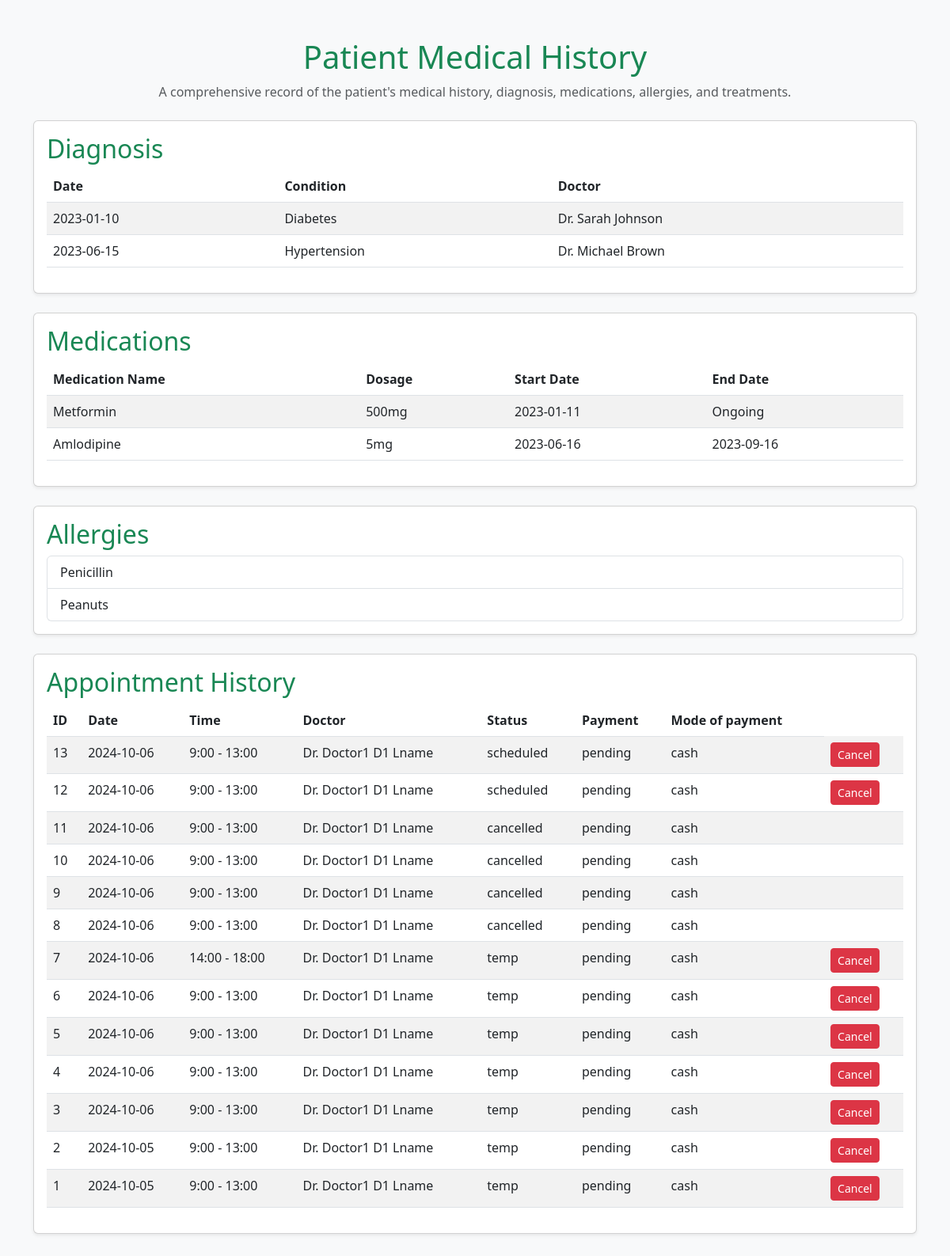
Screenshot of /patient_medical_history/ (signed in) with the database file from the repository.
### main_app/models.py (models this page shows, shortened)
class Appointment(models.Model):
    STATUS_CHOICES = [
        ('temp', 'Temporary'),
        ('scheduled', 'Scheduled'),
        ('completed', 'Completed'),
        ('cancelled', 'Cancelled'),
        ('no-show', 'No Show'),
    ]
    PAYMENT_CHOICES = [
        ('pending', 'Pending'),
        ('paid', 'Paid'),
        ('cancelled', 'Cancelled'),
        ('refunded', 'Refunded'),
    ]
    MODE_CHOICES = [
        ('cash', 'Cash'),
        ('card', 'Card'),
        ('netbanking', 'Net Banking'),
        ('upi', 'UPI'),
    ]
    patient = models.ForeignKey(CustomUser, on_delete=models.CASCADE, related_name='patient_appointments')
    doctor = models.ForeignKey(CustomUser, on_delete=models.CASCADE, related_name='doctor_appointments')
    department = models.CharField(max_length=100)
    appointment_date = models.CharField(max_length=20)
    appointment_time = models.CharField(max_length=20)
    status = models.CharField(max_length=20, choices=STATUS_CHOICES, default='temp')
    payment_status = models.CharField(max_length=20, choices=PAYMENT_CHOICES, default='pending')
    mode_of_payment = models.CharField(max_length=50, choices=MODE_CHOICES, default='cash')

### auth_app/models.py (models this page shows, shortened)
class CustomUser(AbstractUser):
    ROLE_CHOICES = [
        ('admin', 'Admin'),
        ('doctor', 'Doctor'),
        ('patient', 'Patient'),
    ]
    GENDER_CHOICES = [
        (1, 'Male'),
        (2, 'Female'),
        (3, 'Other'),
    ]
    blood_group = models.CharField(max_length=3, choices=[
        ('A+', 'A+'),
        ('A-', 'A-'),
        ('B+', 'B+'),
        ('B-', 'B-'),
        ('AB+', 'AB+'),
        ('AB-', 'AB-'),
        ('O+', 'O+'),
        ('O-', 'O-'),
    ], null=True, blank=True)
    first_name = models.CharField(max_length=30)
    last_name = models.CharField(max_length=30)
    role = models.CharField(max_length=10, choices=ROLE_CHOICES)
    email = models.EmailField(unique=True)
    username = models.CharField(max_length=150, blank=True, null=True)
    gender = models.IntegerField(choices=GENDER_CHOICES, null=True, blank=True)
    age = models.IntegerField(null=True, blank=True)
    account_type = models.CharField(max_length=30)
    phone_number = models.CharField(max_length=15, null=True, blank=True)
    USERNAME_FIELD = 'email'
    REQUIRED_FIELDS = ['first_name', 'last_name']
    objects = CustomUserManager()

### main_app/views.py (the view)
# urls.py: path('patient_medical_history/', PatientMedicalHistoryView.as_view(), name='patient_medical_history'),
class PatientMedicalHistoryView(LoginRequiredMixin, View):
    def get(self, request, *args, **kwargs):
        appointments = Appointment.objects.filter(patient=request.user).order_by('-id')
        context = {
            'patient_id': request.user.id,
            'appointments': appointments,
        }
        return render(request, 'patient_medical_history.html', context)

### templates/patient_medical_history.html (shortened to what this page needs)
<!DOCTYPE html>
<html lang="en">
<head>
    <link href="https://cdn.jsdelivr.net/npm/bootstrap@5.3.0-alpha1/dist/css/bootstrap.min.css" rel="stylesheet">
</head>
<body class="bg-light">
    <div class="container my-5">
        <div class="text-center mb-4">
            <h1 class="text-success">Patient Medical History</h1>
            <p class="text-muted">A comprehensive record of the patient's medical history, diagnosis, medications, allergies, and treatments.</p>
        </div>
        <div class="card mb-4 shadow-sm">
            <div class="card-body">
                <h2 class="card-title text-success">Diagnosis</h2>
                <table class="table table-striped">
                    <thead>
                        <tr>
                            <th scope="col">Date</th>
                            <th scope="col">Condition</th>
                            <th scope="col">Doctor</th>
                        </tr>
                    </thead>
                    <tbody>
                        <tr>
                            <td>2023-01-10</td>
                            <td>Diabetes</td>
                            <td>Dr. Sarah Johnson</td>
                        </tr>
                        <tr>
                            <td>2023-06-15</td>
                            <td>Hypertension</td>
                            <td>Dr. Michael Brown</td>
                        </tr>
                    </tbody>
                </table>
            </div>
        </div>
        <div class="card mb-4 shadow-sm">
            <div class="card-body">
                <h2 class="card-title text-success">Medications</h2>
                <table class="table table-striped">
                    <thead>
                        <tr>
                            <th scope="col">Medication Name</th>
                            <th scope="col">Dosage</th>
                            <th scope="col">Start Date</th>
                            <th scope="col">End Date</th>
                        </tr>
                    </thead>
                    <tbody>
                        <tr>
                            <td>Metformin</td>
                            <td>500mg</td>
                            <td>2023-01-11</td>
                            <td>Ongoing</td>
                        </tr>
                        <tr>
                            <td>Amlodipine</td>
                            <td>5mg</td>
                            <td>2023-06-16</td>
                            <td>2023-09-16</td>
                        </tr>
                    </tbody>
                </table>
            </div>
        </div>
        <div class="card mb-4 shadow-sm">
            <div class="card-body">
                <h2 class="card-title text-success">Allergies</h2>
                <ul class="list-group">
                    <li class="list-group-item">Penicillin</li>
                    <li class="list-group-item">Peanuts</li>
                </ul>
            </div>
        </div>
        <div class="card mb-4 shadow-sm">
            <div class="card-body">
                <h2 class="card-title text-success">Appointment History</h2>
                <table class="table table-striped">
                    <thead>
                        <tr>
                            <th scope="col">ID</th>
                            <th scope="col">Date</th>
                            <th scope="col">Time</th>
                            <th scope="col">Doctor</th>
                            <th scope="col">Status</th>
                            <th scope="col">Payment</th>
                            <th scope="col">Mode of payment</th>
                        </tr>
                    </thead>
                    <tbody>
                        {% for appointment in appointments %}
                        <tr>
                            <td>{{ appointment.id }}</td>
                            <td>{{ appointment.appointment_date }}</td>
                            <td>{{ appointment.appointment_time }}</td>
                            <td>Dr. {{ appointment.doctor.first_name }}  {{ appointment.doctor.last_name }}</td>
                            <td>{{ appointment.status }}</td>
                            <td>{{ appointment.payment_status }}</td>
                            <td>{{ appointment.mode_of_payment }}</td>
                            <td>
                                {% if appointment.status != 'cancelled' %}
                                <button class="btn btn-danger btn-sm">
                                    Cancel
                                </button>
                                {% endif %}
                            </td>
                        </tr>
                        {% endfor %}
                    </tbody>
                </table>
            </div>
        </div>
    </div>
</body>
</html>

### rows the page displays
Appointment: id "13", appointment_date "2024-10-06", appointment_time "9:00 - 13:00", doctor.first_name "Doctor1", doctor.last_name "D1 Lname", status "scheduled", payment_status "pending", mode_of_payment "cash", shows "Cancel"
Appointment: id "12", appointment_date "2024-10-06", appointment_time "9:00 - 13:00", doctor.first_name "Doctor1", doctor.last_name "D1 Lname", status "scheduled", payment_status "pending", mode_of_payment "cash", shows "Cancel"
Appointment: id "11", appointment_date "2024-10-06", appointment_time "9:00 - 13:00", doctor.first_name "Doctor1", doctor.last_name "D1 Lname", status "cancelled", payment_status "pending", mode_of_payment "cash"
Appointment: id "10", appointment_date "2024-10-06", appointment_time "9:00 - 13:00", doctor.first_name "Doctor1", doctor.last_name "D1 Lname", status "cancelled", payment_status "pending", mode_of_payment "cash"
Appointment: id "9", appointment_date "2024-10-06", appointment_time "9:00 - 13:00", doctor.first_name "Doctor1", doctor.last_name "D1 Lname", status "cancelled", payment_status "pending", mode_of_payment "cash"
Appointment: id "8", appointment_date "2024-10-06", appointment_time "9:00 - 13:00", doctor.first_name "Doctor1", doctor.last_name "D1 Lname", status "cancelled", payment_status "pending", mode_of_payment "cash"
Appointment: id "7", appointment_date "2024-10-06", appointment_time "14:00 - 18:00", doctor.first_name "Doctor1", doctor.last_name "D1 Lname", status "temp", payment_status "pending", mode_of_payment "cash", shows "Cancel"
Appointment: id "6", appointment_date "2024-10-06", appointment_time "9:00 - 13:00", doctor.first_name "Doctor1", doctor.last_name "D1 Lname", status "temp", payment_status "pending", mode_of_payment "cash", shows "Cancel"
Appointment: id "5", appointment_date "2024-10-06", appointment_time "9:00 - 13:00", doctor.first_name "Doctor1", doctor.last_name "D1 Lname", status "temp", payment_status "pending", mode_of_payment "cash", shows "Cancel"
Appointment: id "4", appointment_date "2024-10-06", appointment_time "9:00 - 13:00", doctor.first_name "Doctor1", doctor.last_name "D1 Lname", status "temp", payment_status "pending", mode_of_payment "cash", shows "Cancel"
Appointment: id "3", appointment_date "2024-10-06", appointment_time "9:00 - 13:00", doctor.first_name "Doctor1", doctor.last_name "D1 Lname", status "temp", payment_status "pending", mode_of_payment "cash", shows "Cancel"
Appointment: id "2", appointment_date "2024-10-05", appointment_time "9:00 - 13:00", doctor.first_name "Doctor1", doctor.last_name "D1 Lname", status "temp", payment_status "pending", mode_of_payment "cash", shows "Cancel"
Appointment: id "1", appointment_date "2024-10-05", appointment_time "9:00 - 13:00", doctor.first_name "Doctor1", doctor.last_name "D1 Lname", status "temp", payment_status "pending", mode_of_payment "cash", shows "Cancel"
